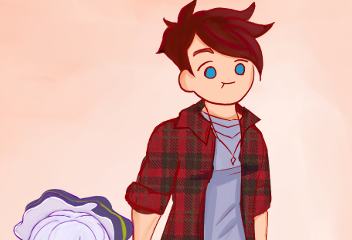

This game map was drawn from its Tiled (.tmx) file and the tilesets committed beside it. A one-line description and the full map source follow:
An orthogonal 22x15 tile map with 16x16 px tiles, 4 tile layers (Back, Buildings, Front, Paths).

<map version="1.2" tiledversion="1.3.3" orientation="orthogonal" renderorder="right-down" width="22" height="15" tilewidth="16" tileheight="16" infinite="0" nextlayerid="9" nextobjectid="1">
 <tileset firstgid="1" name="z_WalkSterling" tilewidth="16" tileheight="16" tilecount="330" columns="22">
  <image source="z_WalkSterling.png" width="356" height="240" />
 </tileset>
 <layer id="1" name="Back" width="22" height="15">
  <data encoding="csv">
1,2,3,4,5,6,7,8,9,10,11,12,13,14,15,16,17,18,19,20,21,22,
23,24,25,26,27,28,29,30,31,32,33,34,35,36,37,38,39,40,41,42,43,44,
45,46,47,48,49,50,51,52,53,54,55,56,57,58,59,60,61,62,63,64,65,66,
67,68,69,70,71,72,73,74,75,76,77,78,79,80,81,82,83,84,85,86,87,88,
89,90,91,92,93,94,95,96,97,98,99,100,101,102,103,104,105,106,107,108,109,110,
111,112,113,114,115,116,117,118,119,120,121,122,123,124,125,126,127,128,129,130,131,132,
133,134,135,136,137,138,139,140,141,142,143,144,145,146,147,148,149,150,151,152,153,154,
155,156,157,158,159,160,161,162,163,164,165,166,167,168,169,170,171,172,173,174,175,176,
177,178,179,180,181,182,183,184,185,186,187,188,189,190,191,192,193,194,195,196,197,198,
199,200,201,202,203,204,205,206,207,208,209,210,211,212,213,214,215,216,217,218,219,220,
221,222,223,224,225,226,227,228,229,230,231,232,233,234,235,236,237,238,239,240,241,242,
243,244,245,246,247,248,249,250,251,252,253,254,255,256,257,258,259,260,261,262,263,264,
265,266,267,268,269,270,271,272,273,274,275,276,277,278,279,280,281,282,283,284,285,286,
287,288,289,290,291,292,293,294,295,296,297,298,299,300,301,302,303,304,305,306,307,308,
309,310,311,312,313,314,315,316,317,318,319,320,321,322,323,324,325,326,327,328,329,330
</data>
 </layer>
 <objectgroup id="2" name="Back" />
 <layer id="3" name="Buildings" width="22" height="15">
  <data encoding="csv">
0,0,0,0,0,0,0,0,0,0,0,0,0,0,0,0,0,0,0,0,0,0,
0,0,0,0,0,0,0,0,0,0,0,0,0,0,0,0,0,0,0,0,0,0,
0,0,0,0,0,0,0,0,0,0,0,0,0,0,0,0,0,0,0,0,0,0,
0,0,0,0,0,0,0,0,0,0,0,0,0,0,0,0,0,0,0,0,0,0,
0,0,0,0,0,0,0,0,0,0,0,0,0,0,0,0,0,0,0,0,0,0,
0,0,0,0,0,0,0,0,0,0,0,0,0,0,0,0,0,0,0,0,0,0,
0,0,0,0,0,0,0,0,0,0,0,0,0,0,0,0,0,0,0,0,0,0,
0,0,0,0,0,0,0,0,0,0,0,0,0,0,0,0,0,0,0,0,0,0,
0,0,0,0,0,0,0,0,0,0,0,0,0,0,0,0,0,0,0,0,0,0,
0,0,0,0,0,0,0,0,0,0,0,0,0,0,0,0,0,0,0,0,0,0,
0,0,0,0,0,0,0,0,0,0,0,0,0,0,0,0,0,0,0,0,0,0,
0,0,0,0,0,0,0,0,0,0,0,0,0,0,0,0,0,0,0,0,0,0,
0,0,0,0,0,0,0,0,0,0,0,0,0,0,0,0,0,0,0,0,0,0,
0,0,0,0,0,0,0,0,0,0,0,0,0,0,0,0,0,0,0,0,0,0,
0,0,0,0,0,0,0,0,0,0,0,0,0,0,0,0,0,0,0,0,0,0
</data>
 </layer>
 <objectgroup id="4" name="Buildings" />
 <layer id="5" name="Front" width="22" height="15">
  <data encoding="csv">
0,0,0,0,0,0,0,0,0,0,0,0,0,0,0,0,0,0,0,0,0,0,
0,0,0,0,0,0,0,0,0,0,0,0,0,0,0,0,0,0,0,0,0,0,
0,0,0,0,0,0,0,0,0,0,0,0,0,0,0,0,0,0,0,0,0,0,
0,0,0,0,0,0,0,0,0,0,0,0,0,0,0,0,0,0,0,0,0,0,
0,0,0,0,0,0,0,0,0,0,0,0,0,0,0,0,0,0,0,0,0,0,
0,0,0,0,0,0,0,0,0,0,0,0,0,0,0,0,0,0,0,0,0,0,
0,0,0,0,0,0,0,0,0,0,0,0,0,0,0,0,0,0,0,0,0,0,
0,0,0,0,0,0,0,0,0,0,0,0,0,0,0,0,0,0,0,0,0,0,
0,0,0,0,0,0,0,0,0,0,0,0,0,0,0,0,0,0,0,0,0,0,
0,0,0,0,0,0,0,0,0,0,0,0,0,0,0,0,0,0,0,0,0,0,
0,0,0,0,0,0,0,0,0,0,0,0,0,0,0,0,0,0,0,0,0,0,
0,0,0,0,0,0,0,0,0,0,0,0,0,0,0,0,0,0,0,0,0,0,
0,0,0,0,0,0,0,0,0,0,0,0,0,0,0,0,0,0,0,0,0,0,
0,0,0,0,0,0,0,0,0,0,0,0,0,0,0,0,0,0,0,0,0,0,
0,0,0,0,0,0,0,0,0,0,0,0,0,0,0,0,0,0,0,0,0,0
</data>
 </layer>
 <objectgroup id="6" name="Front" />
 <layer id="7" name="Paths" width="22" height="15">
  <data encoding="csv">
0,0,0,0,0,0,0,0,0,0,0,0,0,0,0,0,0,0,0,0,0,0,
0,0,0,0,0,0,0,0,0,0,0,0,0,0,0,0,0,0,0,0,0,0,
0,0,0,0,0,0,0,0,0,0,0,0,0,0,0,0,0,0,0,0,0,0,
0,0,0,0,0,0,0,0,0,0,0,0,0,0,0,0,0,0,0,0,0,0,
0,0,0,0,0,0,0,0,0,0,0,0,0,0,0,0,0,0,0,0,0,0,
0,0,0,0,0,0,0,0,0,0,0,0,0,0,0,0,0,0,0,0,0,0,
0,0,0,0,0,0,0,0,0,0,0,0,0,0,0,0,0,0,0,0,0,0,
0,0,0,0,0,0,0,0,0,0,0,0,0,0,0,0,0,0,0,0,0,0,
0,0,0,0,0,0,0,0,0,0,0,0,0,0,0,0,0,0,0,0,0,0,
0,0,0,0,0,0,0,0,0,0,0,0,0,0,0,0,0,0,0,0,0,0,
0,0,0,0,0,0,0,0,0,0,0,0,0,0,0,0,0,0,0,0,0,0,
0,0,0,0,0,0,0,0,0,0,0,0,0,0,0,0,0,0,0,0,0,0,
0,0,0,0,0,0,0,0,0,0,0,0,0,0,0,0,0,0,0,0,0,0,
0,0,0,0,0,0,0,0,0,0,0,0,0,0,0,0,0,0,0,0,0,0,
0,0,0,0,0,0,0,0,0,0,0,0,0,0,0,0,0,0,0,0,0,0
</data>
 </layer>
 <objectgroup id="8" name="Paths" />
</map>
